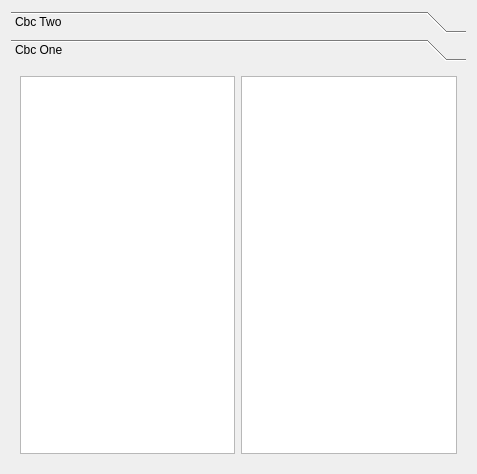
<?xml version="1.0" encoding="UTF-8"?>
<ui version="4.0">
 <class>CbcRegistersTab</class>
 <widget class="QWidget" name="CbcRegistersTab">
  <property name="geometry">
   <rect>
    <x>0</x>
    <y>0</y>
    <width>477</width>
    <height>474</height>
   </rect>
  </property>
  <property name="windowTitle">
   <string>Form</string>
  </property>
  <layout class="QHBoxLayout" name="horizontalLayout">
   <item>
    <widget class="QToolBox" name="toolBox">
     <property name="currentIndex">
      <number>1</number>
     </property>
     <widget class="QWidget" name="toolTwo">
      <property name="geometry">
       <rect>
        <x>0</x>
        <y>0</y>
        <width>453</width>
        <height>382</height>
       </rect>
      </property>
      <attribute name="label">
       <string>Cbc Two</string>
      </attribute>
      <layout class="QVBoxLayout" name="verticalLayout">
       <item>
        <layout class="QHBoxLayout" name="loToolTwo"/>
       </item>
      </layout>
     </widget>
     <widget class="QWidget" name="toolOne">
      <property name="geometry">
       <rect>
        <x>0</x>
        <y>0</y>
        <width>453</width>
        <height>382</height>
       </rect>
      </property>
      <attribute name="label">
       <string>Cbc One</string>
      </attribute>
      <layout class="QVBoxLayout" name="verticalLayout_3">
       <item>
        <layout class="QHBoxLayout" name="loToolOne">
         <item>
          <widget class="QColumnView" name="colOne"/>
         </item>
         <item>
          <widget class="QTableView" name="tableOne"/>
         </item>
        </layout>
       </item>
      </layout>
     </widget>
    </widget>
   </item>
  </layout>
 </widget>
 <resources/>
 <connections/>
</ui>
